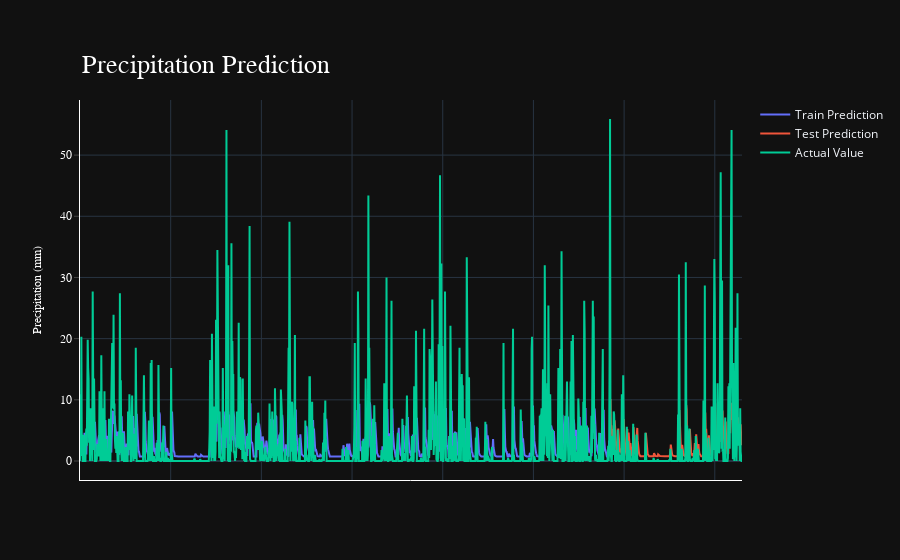

Source (notebook cell):
### Code cell
fig = go.Figure()
fig.add_trace(go.Scatter(go.Scatter(x=result.index, y=result['Train Prediction'],
                    mode='lines',
                    name='Train Prediction')))
fig.add_trace(go.Scatter(x=result.index, y=result['Test Prediction'],
                    mode='lines',
                    name='Test Prediction'))
fig.add_trace(go.Scatter(go.Scatter(x=result.index, y=result['Actual Value'],
                    mode='lines',
                    name='Actual Value')))
fig.update_layout(
    xaxis=dict(
        showline=True,
        showgrid=True,
        showticklabels=False,
        linecolor='white',
        linewidth=1
    ),
    yaxis=dict(
        title_text='Precipitation (mm)',
        titlefont=dict(
            family='Rockwell',
            size=12,
            color='white',
        ),
        showline=True,
        showgrid=True,
        showticklabels=True,
        linecolor='white',
        linewidth=1,
        ticks='outside',
        tickfont=dict(
            family='Rockwell',
            size=12,
            color='white',
        ),
    ),
    showlegend=True,
    template = 'plotly_dark'
)

annotations = []
annotations.append(dict(xref='paper', yref='paper', x=0.0, y=1.05,
                              xanchor='left', yanchor='bottom',
                              text='Precipitation Prediction',
                              font=dict(family='Rockwell',
                                        size=26,
                                        color='white'),
                              showarrow=False))
fig.update_layout(annotations=annotations)
fig.show()

### Figure 1 — Plotly figure (JSON) as saved in the notebook; plotly's stock layout.template omitted (floating-point values rounded to 4 significant figures; data arrays with more than 128 entries replaced by an {"elided": "..."} marker saying what was removed)
{"data": [{"mode": "lines", "name": "Train Prediction", "type": "scatter", "x": {"elided": "1461 int values"}, "y": {"elided": "1461 float values"}}, {"mode": "lines", "name": "Test Prediction", "type": "scatter", "x": {"elided": "1461 int values"}, "y": {"elided": "1461 float values"}}, {"mode": "lines", "name": "Actual Value", "type": "scatter", "x": {"elided": "1461 int values"}, "y": {"elided": "1461 float values"}}], "layout": {"annotations": [{"font": {"color": "white", "family": "Rockwell", "size": 26}, "showarrow": false, "text": "Precipitation Prediction", "x": 0, "xanchor": "left", "xref": "paper", "y": 1.05, "yanchor": "bottom", "yref": "paper"}], "showlegend": true, "xaxis": {"linecolor": "white", "linewidth": 1, "showgrid": true, "showline": true, "showticklabels": false}, "yaxis": {"linecolor": "white", "linewidth": 1, "showgrid": true, "showline": true, "showticklabels": true, "tickfont": {"color": "white", "family": "Rockwell", "size": 12}, "ticks": "outside", "title": {"font": {"color": "white", "family": "Rockwell", "size": 12}, "text": "Precipitation (mm)"}}}}
